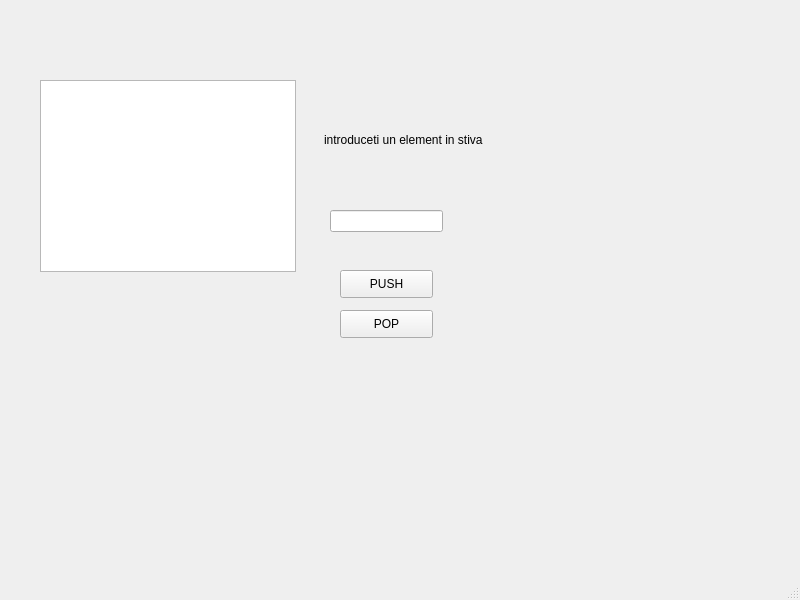
<?xml version="1.0" encoding="UTF-8"?>
<ui version="4.0">
 <class>MainWindow</class>
 <widget class="QMainWindow" name="MainWindow">
  <property name="geometry">
   <rect>
    <x>0</x>
    <y>0</y>
    <width>800</width>
    <height>600</height>
   </rect>
  </property>
  <property name="windowTitle">
   <string>MainWindow</string>
  </property>
  <widget class="QWidget" name="centralwidget">
   <widget class="QListWidget" name="listWidget">
    <property name="geometry">
     <rect>
      <x>40</x>
      <y>80</y>
      <width>256</width>
      <height>192</height>
     </rect>
    </property>
   </widget>
   <widget class="QLabel" name="label">
    <property name="geometry">
     <rect>
      <x>324</x>
      <y>130</y>
      <width>191</width>
      <height>20</height>
     </rect>
    </property>
    <property name="text">
     <string>introduceti un element in stiva</string>
    </property>
   </widget>
   <widget class="QLineEdit" name="lineEdit_valori">
    <property name="geometry">
     <rect>
      <x>330</x>
      <y>210</y>
      <width>113</width>
      <height>22</height>
     </rect>
    </property>
   </widget>
   <widget class="QPushButton" name="btnPush">
    <property name="geometry">
     <rect>
      <x>340</x>
      <y>270</y>
      <width>93</width>
      <height>28</height>
     </rect>
    </property>
    <property name="text">
     <string>PUSH</string>
    </property>
   </widget>
   <widget class="QPushButton" name="btnPop">
    <property name="geometry">
     <rect>
      <x>340</x>
      <y>310</y>
      <width>93</width>
      <height>28</height>
     </rect>
    </property>
    <property name="text">
     <string>POP</string>
    </property>
   </widget>
  </widget>
  <widget class="QMenuBar" name="menubar">
   <property name="geometry">
    <rect>
     <x>0</x>
     <y>0</y>
     <width>800</width>
     <height>26</height>
    </rect>
   </property>
  </widget>
  <widget class="QStatusBar" name="statusbar"/>
 </widget>
 <resources/>
 <connections/>
</ui>
